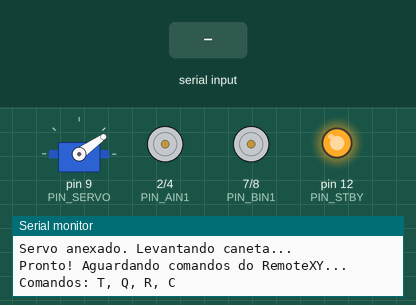
The sketch below on a simulated Arduino Uno, built with avr-gcc and run on an emulated ATmega328P. Shown: servo, motor-driver pin pairs drawn as motors (green arrow = first pin HIGH = forward, orange = second pin HIGH = backward, longer = more drive, scaled by the enable pin, stopped while the standby pin is LOW), output pins drawn as LEDs (lit = HIGH), the last lines printed to the serial monitor. The inputs (shaded band) are chosen by the test bench.

Above: at 4.4 s.
4.5 s: "T\n" received over Serial
At 5.7 s:
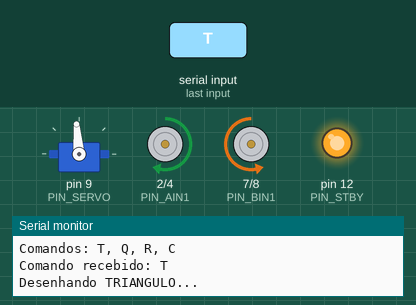
At 6.9 s:
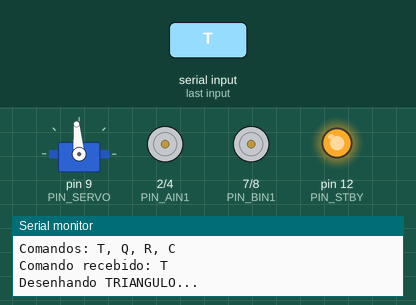
Timing chart, 0 to 15.6 s (numbered marks = the images above; inputs shaded):
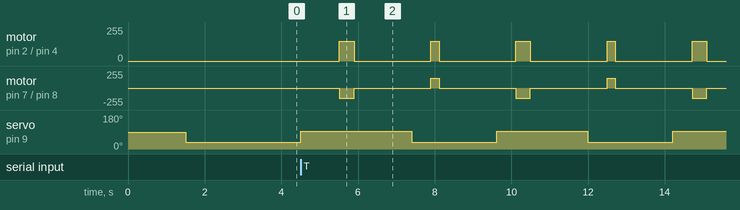

The sketch:

robo_remotexy.ino
```cpp
#include <Arduino.h>
#include <Servo.h>

// =====================================================
// ROBÔ COM REMOTEXY
// =====================================================
// Recebe comandos do RemoteXY via Bluetooth
// HC-06: RX no pino 0 (RX), TX no pino 1 (TX)
// =====================================================

// PINOS DO TB6612FNG
const uint8_t PIN_AIN1 = 2;
const uint8_t PIN_AIN2 = 4;
const uint8_t PIN_PWMA = 5;

const uint8_t PIN_BIN1 = 7;
const uint8_t PIN_BIN2 = 8;
const uint8_t PIN_PWMB = 6;

const uint8_t PIN_STBY = 12;
const uint8_t PIN_SERVO = 9;

// VELOCIDADE E GIRO CALIBRADOS
const float ROBOT_SPEED_MM_PER_S = 654.0f;
const uint8_t MOTOR_PWM_FORWARD = 150;
const uint8_t MOTOR_PWM_TURN = 150;

const uint8_t SERVO_DOWN_ANGLE = 95;
const uint8_t SERVO_UP_ANGLE = 35;

const uint16_t SERVO_SETTLE_MS = 1000;
const uint16_t MOTOR_SETTLE_MS = 1500;
const uint16_t SERVO_TURN_SETTLE_MS = 500;

// DIREÇÃO DOS MOTORES
const int8_t MOTOR_A_DIRECTION = 1;
const int8_t MOTOR_B_DIRECTION = -1;

Servo penServo;

// =====================================================
// MOTOR A
// =====================================================

void setMotorA(int16_t speed) {
  speed *= MOTOR_A_DIRECTION;
  speed = constrain(speed, -150, 150);

  if (speed > 0) {
    digitalWrite(PIN_AIN1, HIGH);
    digitalWrite(PIN_AIN2, LOW);
    analogWrite(PIN_PWMA, speed);
  } else if (speed < 0) {
    digitalWrite(PIN_AIN1, LOW);
    digitalWrite(PIN_AIN2, HIGH);
    analogWrite(PIN_PWMA, -speed);
  } else {
    digitalWrite(PIN_AIN1, LOW);
    digitalWrite(PIN_AIN2, LOW);
    analogWrite(PIN_PWMA, 0);
  }
}

// =====================================================
// MOTOR B
// =====================================================

void setMotorB(int16_t speed) {
  speed *= MOTOR_B_DIRECTION;
  speed = constrain(speed, -150, 150);

  if (speed > 0) {
    digitalWrite(PIN_BIN1, HIGH);
    digitalWrite(PIN_BIN2, LOW);
    analogWrite(PIN_PWMB, speed);
  } else if (speed < 0) {
    digitalWrite(PIN_BIN1, LOW);
    digitalWrite(PIN_BIN2, HIGH);
    analogWrite(PIN_PWMB, -speed);
  } else {
    digitalWrite(PIN_BIN1, LOW);
    digitalWrite(PIN_BIN2, LOW);
    analogWrite(PIN_PWMB, 0);
  }
}

// =====================================================
// PARADA DOS MOTORES
// =====================================================

void stopMotors() {
  setMotorA(0);
  setMotorB(0);
}

// =====================================================
// MOVIMENTO PARA FRENTE
// =====================================================

void driveForward(uint16_t durationMs, uint8_t pwm) {
  setMotorA(pwm);
  setMotorB(pwm);
  delay(durationMs);
  stopMotors();
  delay(MOTOR_SETTLE_MS);
}

// =====================================================
// GIRO
// =====================================================

void turnRight(uint16_t durationMs, uint8_t pwm) {
  penServo.write(SERVO_UP_ANGLE);
  delay(SERVO_TURN_SETTLE_MS);

  setMotorA(pwm);
  setMotorB(-pwm);
  delay(durationMs);

  stopMotors();
  delay(MOTOR_SETTLE_MS);

  penServo.write(SERVO_DOWN_ANGLE);
  delay(SERVO_TURN_SETTLE_MS);
}

// =====================================================
// CONTROLE DA CANETA
// =====================================================

void lowerPen() {
  penServo.write(SERVO_DOWN_ANGLE);
  delay(SERVO_SETTLE_MS);
}

void raisePen() {
  penServo.write(SERVO_UP_ANGLE);
  delay(SERVO_SETTLE_MS);
}

// =====================================================
// DESENHO: TRIÂNGULO
// =====================================================

void drawTriangle() {
  Serial.println("Desenhando TRIANGULO...");

  lowerPen();

  const uint16_t FORWARD_DURATION_MS = 383;  // 250mm
  const uint16_t TURN_DURATION_MS = 218;     // 120°

  for (uint8_t i = 0; i < 3; i++) {
    driveForward(FORWARD_DURATION_MS, MOTOR_PWM_FORWARD);
    turnRight(TURN_DURATION_MS, MOTOR_PWM_TURN);
  }

  raisePen();
  stopMotors();
  digitalWrite(PIN_STBY, LOW);

  Serial.println("TRIANGULO CONCLUIDO!");
}

// =====================================================
// DESENHO: QUADRADO
// =====================================================

void drawSquare() {
  Serial.println("Desenhando QUADRADO...");

  lowerPen();

  const uint16_t FORWARD_DURATION_MS = 306;  // 200mm
  const uint16_t TURN_DURATION_MS = 143;     // 90°

  for (uint8_t i = 0; i < 4; i++) {
    driveForward(FORWARD_DURATION_MS, MOTOR_PWM_FORWARD);
    turnRight(TURN_DURATION_MS, MOTOR_PWM_TURN);
  }

  raisePen();
  stopMotors();
  digitalWrite(PIN_STBY, LOW);

  Serial.println("QUADRADO CONCLUIDO!");
}

// =====================================================
// DESENHO: RETÂNGULO
// =====================================================

void drawRectangle() {
  Serial.println("Desenhando RETANGULO...");

  lowerPen();

  const float SIDE_LENGTHS_MM[4] = {150.0f, 250.0f, 150.0f, 250.0f};
  const uint16_t TURN_DURATION_MS = 138;  // 90°

  for (uint8_t i = 0; i < 4; i++) {
    uint16_t forwardDuration = (uint16_t)((SIDE_LENGTHS_MM[i] / ROBOT_SPEED_MM_PER_S) * 1000.0f);
    driveForward(forwardDuration, MOTOR_PWM_FORWARD);
    turnRight(TURN_DURATION_MS, MOTOR_PWM_TURN);
  }

  raisePen();
  stopMotors();
  digitalWrite(PIN_STBY, LOW);

  Serial.println("RETANGULO CONCLUIDO!");
}

// =====================================================
// DESENHO: CÍRCULO
// =====================================================

void drawCircle() {
  Serial.println("Desenhando CIRCULO...");

  lowerPen();

  penServo.write(SERVO_UP_ANGLE);
  delay(SERVO_TURN_SETTLE_MS);

  setMotorA(0);  // MOTOR A TRAVADO
  setMotorB(-MOTOR_PWM_TURN);

  delay(2500);  // 2.5 segundos

  stopMotors();
  delay(MOTOR_SETTLE_MS);

  penServo.write(SERVO_DOWN_ANGLE);
  delay(SERVO_TURN_SETTLE_MS);

  raisePen();
  stopMotors();
  digitalWrite(PIN_STBY, LOW);

  Serial.println("CIRCULO CONCLUIDO!");
}

// =====================================================
// PROCESSA COMANDO
// =====================================================

void processCommand(String command) {
  command.toUpperCase();
  command.trim();

  if (command == "T" || command == "TRIANGULO") {
    drawTriangle();
  }
  else if (command == "Q" || command == "QUADRADO") {
    drawSquare();
  }
  else if (command == "R" || command == "RETANGULO") {
    drawRectangle();
  }
  else if (command == "C" || command == "CIRCULO") {
    drawCircle();
  }
}

// =====================================================
// CONFIGURAÇÃO INICIAL
// =====================================================

void setup() {
  Serial.begin(9600);  // HC-06 conectado nos pinos 0 e 1

  Serial.println("=== ROBO COM REMOTEXY INICIANDO ===");
  delay(1000);

  pinMode(PIN_AIN1, OUTPUT);
  pinMode(PIN_AIN2, OUTPUT);
  pinMode(PIN_PWMA, OUTPUT);

  pinMode(PIN_BIN1, OUTPUT);
  pinMode(PIN_BIN2, OUTPUT);
  pinMode(PIN_PWMB, OUTPUT);

  pinMode(PIN_STBY, OUTPUT);
  digitalWrite(PIN_STBY, LOW);
  stopMotors();

  penServo.attach(PIN_SERVO, 1000, 2000);
  delay(500);

  Serial.println("Servo anexado. Levantando caneta...");
  raisePen();

  delay(500);

  digitalWrite(PIN_STBY, HIGH);
  delay(200);

  Serial.println("Pronto! Aguardando comandos do RemoteXY...");
  Serial.println("Comandos: T, Q, R, C");
}

// =====================================================
// LOOP
// =====================================================

void loop() {
  // Lê dados do Bluetooth
  if (Serial.available()) {
    String command = "";

    while (Serial.available()) {
      char ch = Serial.read();
      if (ch != '\n' && ch != '\r') {
        command += ch;
      }
      delay(5);
    }

    if (command.length() > 0) {
      Serial.print("Comando recebido: ");
      Serial.println(command);
      processCommand(command);
      delay(500);
    }
  }

  delay(100);
}
```
